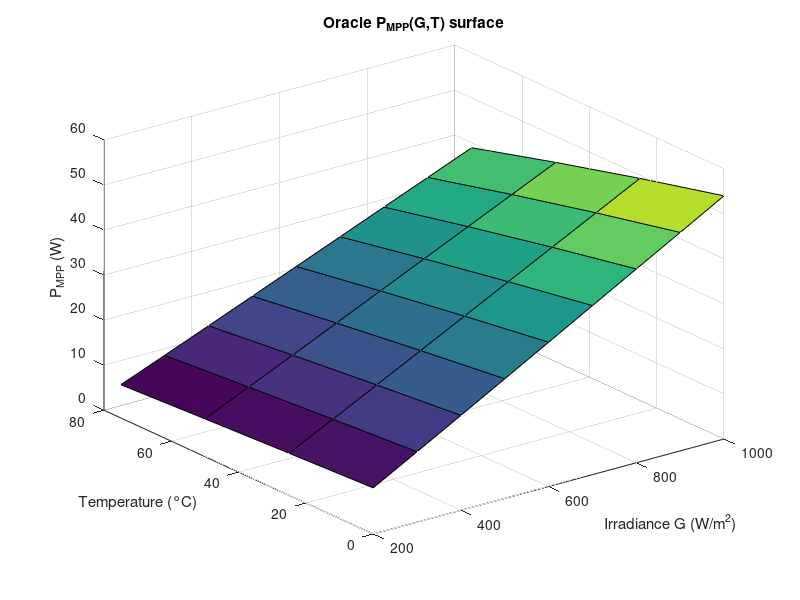

The MATLAB script that drew this image:
%% Merge irradiance and temperature sweeps into 2-D Pmpp table
Sg = load('pmpp_25C_from_plot.mat');     % has G_vec, Pmpp_vals
St = load('pmpp_1000_vs_T.mat');         % has T_grid, Pmpp_1000_vs_T

G_grid         = Sg.G_vec(:).';          % 1 x NG  (row)
Pmpp_G_at_25   = Sg.Pmpp_vals(:).';      % 1 x NG  (row)

T_grid         = St.T_grid(:).';         % 1 x NT  (row)
Pmpp_1000_vs_T = St.Pmpp_1000_vs_T(:).'; % 1 x NT  (row)

% Anchor at 25°C (or nearest)
[~, i25] = min(abs(T_grid - 25));
scale_T  = (Pmpp_1000_vs_T / Pmpp_1000_vs_T(i25));   % 1 x NT (row)

% ---- FIX: make it column x row for outer product ----
Pmpp_table = scale_T(:) * Pmpp_G_at_25(:).';   % (NT x NG)

save pmpp_G_T_table.mat G_grid T_grid Pmpp_table

% Plot check
figure;
surf(G_grid, T_grid, Pmpp_table);
xlabel('Irradiance G (W/m^2)');
ylabel('Temperature (°C)');
zlabel('P_{MPP} (W)');
title('Oracle P_{MPP}(G,T) surface');
